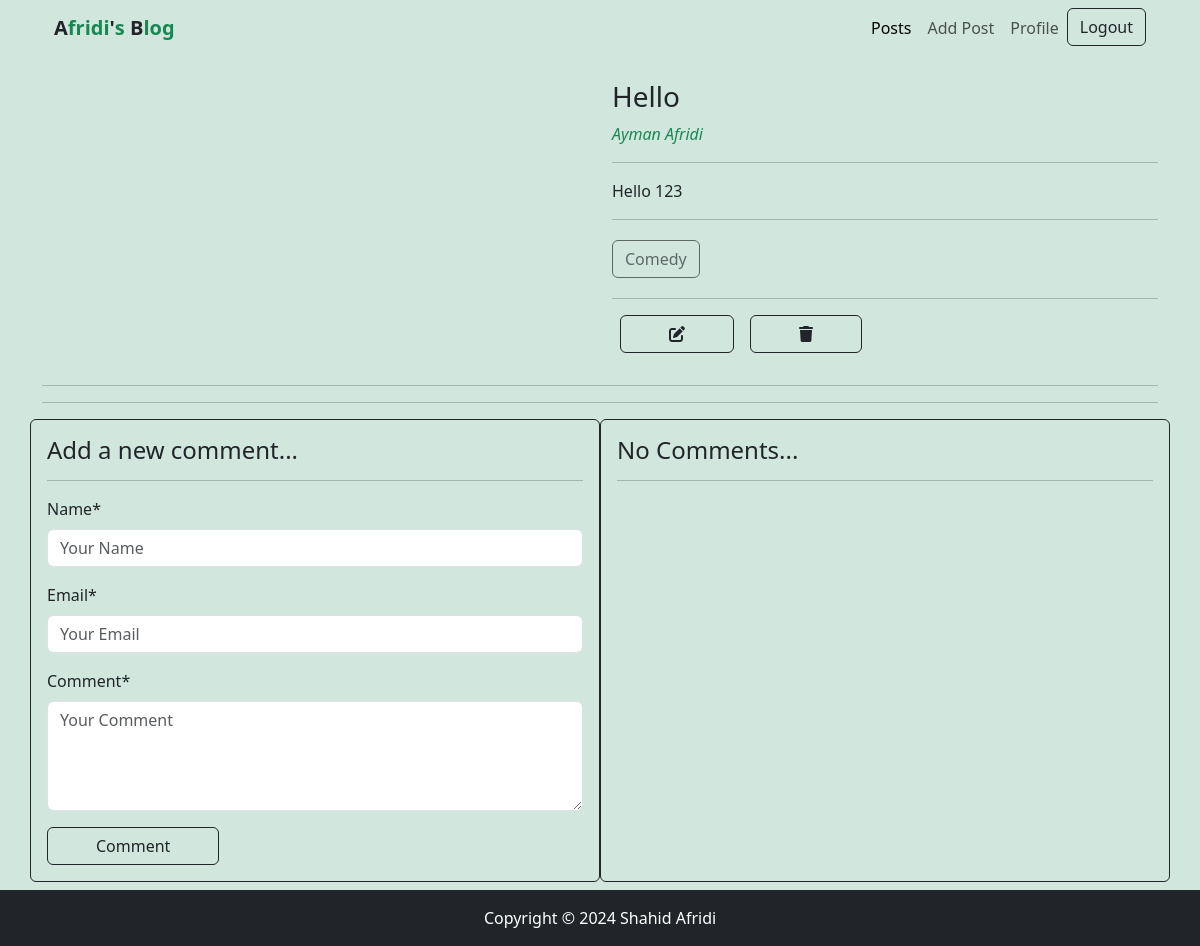
Before: /post_details/2 (signed in) with the older database file.
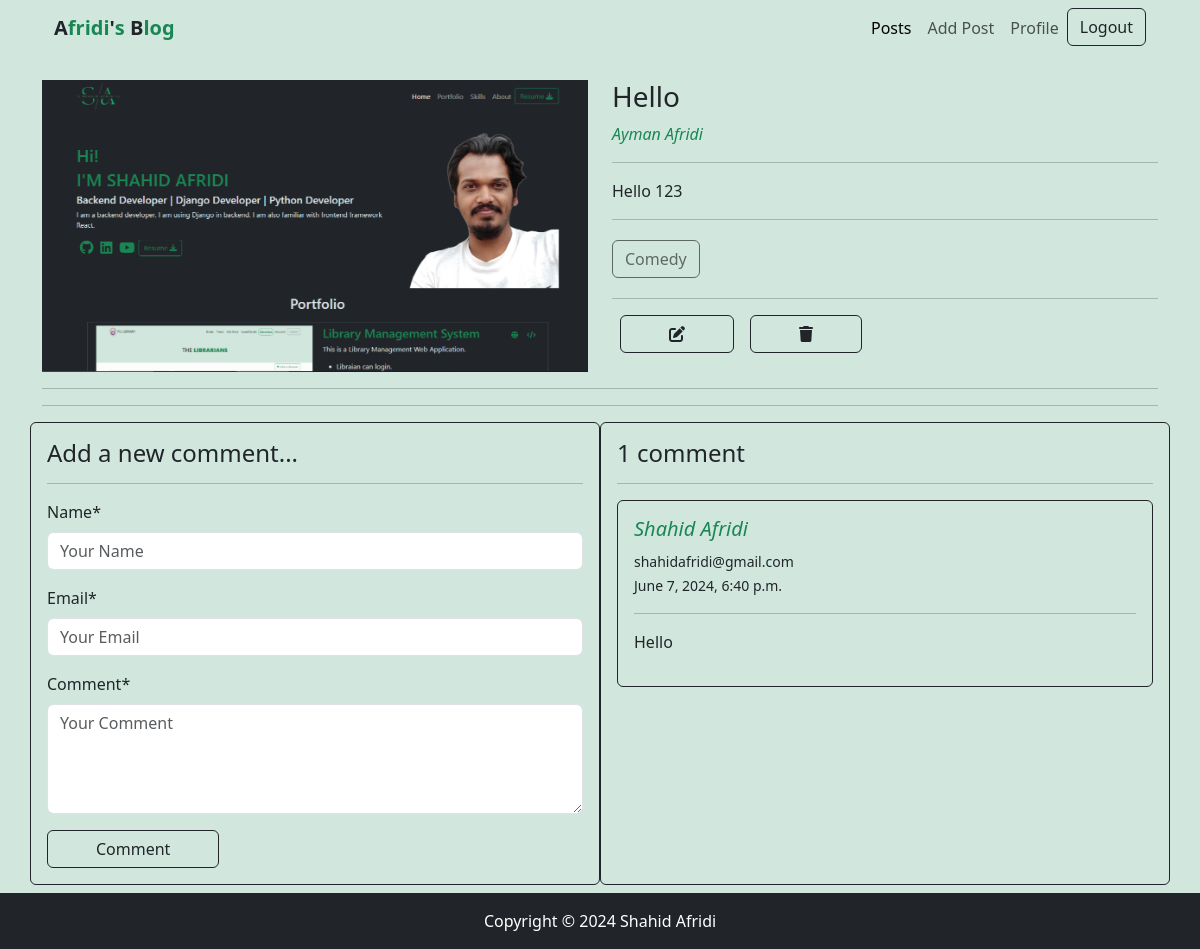
After: the same page with the newer database file.
### categories/models.py (models this page shows, shortened)
class Category(models.Model):
    name = models.CharField(max_length=100)
    slug = models.SlugField(max_length=100, unique=True, null=True, blank=True)

### posts/models.py (models this page shows, shortened)
class Post(models.Model):
    title = models.CharField(max_length=255)
    content = models.TextField()
    category = models.ManyToManyField(Category)
    author = models.ForeignKey(User, on_delete=models.CASCADE)
    image = models.ImageField(upload_to='posts/uploads/', blank=True, null=True)

class Comment(models.Model):
    post = models.ForeignKey(Post, on_delete=models.CASCADE, related_name='comments')
    name = models.CharField(max_length=50)
    email = models.EmailField()
    body = models.TextField()
    created_at = models.DateTimeField(auto_now_add=True)

### posts/views.py (the view, shortened to what this page needs)
# urls.py: path('post_details/<int:id>', views.PostDetails.as_view(), name='post_details'),
class PostDetails(DetailView):
    model = Post
    template_name = 'posts/post_details.html'
    pk_url_kwarg = 'id'
    def get_context_data(self, **kwargs):
        context = super().get_context_data(**kwargs)
        comment_form = CommentForm()
        context['comment_form'] = comment_form
        return context

### posts/forms.py
class CommentForm(forms.ModelForm):
    class Meta:
        model = Comment
        fields = ('name', 'email', 'body')
        labels = {
            'body': 'Comment'
        }
        widgets = {
            'name': forms.TextInput(attrs={'placeholder': 'Your Name'}),
            'email': forms.EmailInput(attrs={'placeholder': 'Your Email'}),
            'body': forms.Textarea(attrs={'rows': 4, 'placeholder': 'Your Comment'})
        }

### posts/templates/posts/post_details.html (shortened to what this page needs)
{% extends "base.html" %}
{% block content %}
{% load crispy_forms_tags %}
<div class="row mt-4">
    <div class="col-md-6">
        {% if post.image %}
        <img class="w-100" src="{{post.image.url}}" alt="">
        {% endif %}
    </div>
    <div class="col-md-6">
        <h3>{{post.title}}</h3>
        <p class=''><a class="text-decoration-none text-success fst-italic" href="{% url "profile" %}">{{post.author.first_name}} {{post.author.last_name}}</a></p>
        <hr>
        <P>{{post.content }}</P>
        <hr>
        <div>
            {% for c in post.category.all %}
            <button class="btn btn-outline-dark my-1" disabled>{{c.name}}</button>
            {% endfor %}
        </div>
        <hr>
        <div class="d-flex">
            {% if request.user == post.author %}
            <p><a class="btn btn-outline-dark mx-2 px-5" href="{% url "update_post" post.id %}"><i class="fa fa-edit"></i></a></p>
            <p><a class="btn btn-outline-dark mx-2 px-5" href="{% url "delete_post" post.id %}"><i class="fa fa-trash"></i></a></p>
            {% endif %}
        </div>
    </div>
</div>
<hr><hr>
<div class="row">
    <div class="col-md-6 border border-dark p-3 rounded">
        <h4>Add a new comment... </h4>
        <hr>
        <div>
            <form action="" method="post">
                {{comment_form|crispy}}
                <button class="btn btn-outline-dark px-5">Comment</button>
            </form>
        </div>
    </div>
    <div class="col-md-6 border border-dark p-3 rounded">
        {% if post.comments.count == 0 %}
            <h4>No Comments...</h4>
        {% else %}
            <h4>{{ post.comments.count }} comment{{ post.comments.count|pluralize }}</h4>
        {% endif %}
        <hr>
        {% for comment in post.comments.all %}
            <div class="comment border border-dark rounded p-3" >
                <h5 class="text-success fst-italic">{{comment.name}}</h5>
                <small class="text-start">{{comment.email}}</small>
                <br>
                <small class="text-end">{{comment.created_at}}</small>
                <hr>
                <p>{{comment.body}}</p>
            </div>
        {% endfor %}
    </div>
</div>
{% endblock content %}

Changed rows visible on the page:
changed Post "Hello": image: picture added; comments.count (not shown) → "1"
added Comment: name "Shahid Afridi", email "shahidafridi@gmail.com", created_at "June 7, 2024, 6:40 p.m.", body "Hello"
Other visible differences:
text no longer shown: "No Comments..."
text now shown: "comment"
